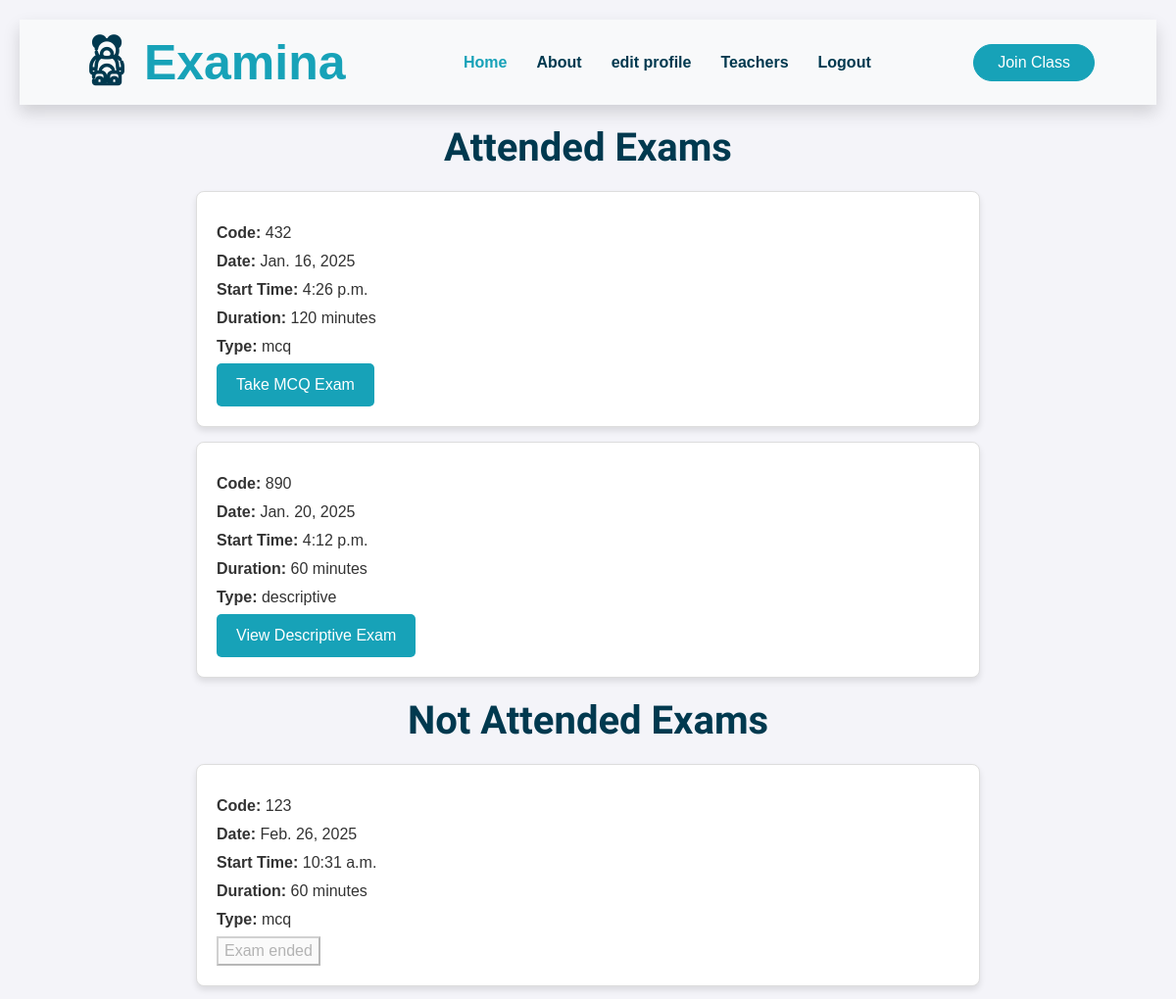
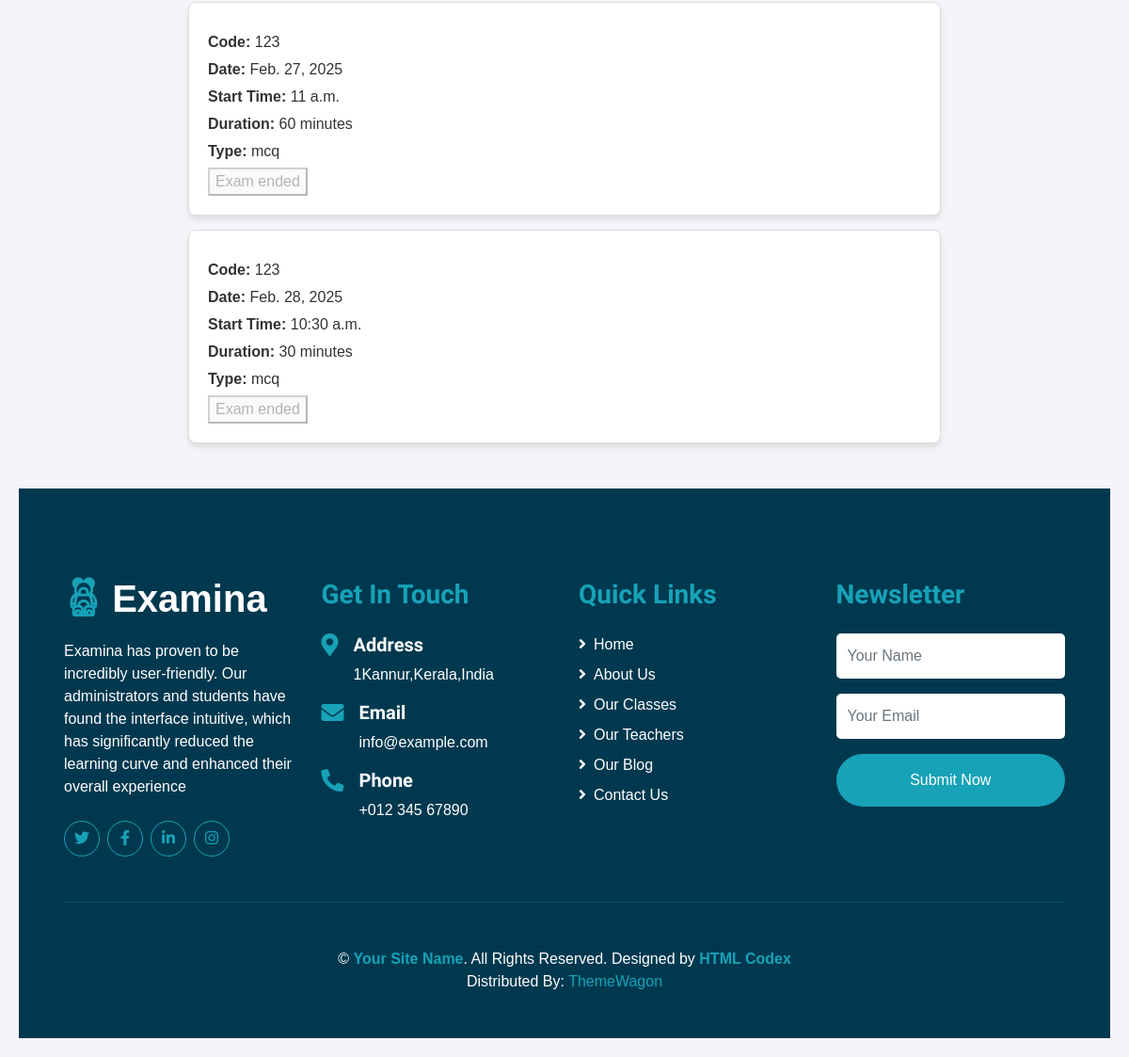
The page /student/student_exams/ (signed in) on the database its author committed (2 pictures, top to bottom).
### teacher/models.py (models this page shows, shortened)
class exam(models.Model):
    nameid=models.ForeignKey(Exam_name,on_delete=models.CASCADE,null=True)
    code=models.CharField(max_length=100)
    start=models.TimeField()
    duration=models.IntegerField()
    marks=models.IntegerField()
    type=models.CharField(max_length=100)
    grade=models.CharField(max_length=100)
    date=models.DateField()
    discp=models.CharField(max_length=200)
    sub=models.CharField(max_length=200)
    teacher=models.ForeignKey(teacher1,on_delete=models.CASCADE)
    minimum=models.IntegerField()
    status=models.CharField(max_length=20,default="pending")
    number_of_questions=models.IntegerField(default=1)

### student/views.py (the view)
# urls.py: path('student_exams/', views.student_exams, name='student_exams'),
@login_required
def student_exams(request):
    student1 = student.objects.get(user=request.user)
    grade = student1.grade
    exams = exam.objects.filter(grade=grade)
    attended_mcq_exam_ids = StudentAnswer.objects.filter(student=student1).values_list('mcq__exam', flat=True).distinct()
    attended_desc_exam_ids = DescriptiveAnswer.objects.filter(student=student1).values_list('descriptive__exam', flat=True).distinct()
    attended_exam_ids = set(attended_mcq_exam_ids).union(attended_desc_exam_ids)
    attended_exams = exams.filter(id__in=attended_exam_ids)
    not_attended_exams = exams.exclude(id__in=attended_exam_ids)
    current_datetime =localtime(now())
    current_date = current_datetime.date()
    current_time = current_datetime.time().replace(microsecond=0)
    print(f"Current Date: {current_date}, Current Time: {current_time}")
    for exam_obj in not_attended_exams:
            exam_start = exam_obj.start
            exam_date = exam_obj.date  # Ensure correct date is used
            exam_start_datetime = datetime.combine(exam_date, exam_start)  # Full datetime
            exam_end_datetime = exam_start_datetime + timedelta(minutes=exam_obj.duration)  # Add duration
            exam_end = exam_end_datetime.time()  #Extract time
            if current_date < exam_date or (current_date == exam_date and current_time < exam_start):
                exam_obj.status_text = "Exam not started"
                exam_obj.show_link = False  # Disable exam link
            elif current_date == exam_date and exam_start <= current_time < exam_end:
                exam_obj.status_text = "Take Exam"
                exam_obj.show_link = True  #Enable exam link
            else:
                exam_obj.status_text = "Exam ended"
                exam_obj.show_link = False  #Disable exam link
    context = {
            'attended_exams': attended_exams,
            'not_attended_exams': not_attended_exams,
            'current_datetime': current_datetime,
    }
    return render(request, 'student/student_exams.html', context)

### templates/student/student_exams.html (shortened to what this page needs)
{% extends 'student/student_base.html' %}
{% load static %}
{% block content %}
<!DOCTYPE html>
<html lang="en">
<head>
</head>
<body class="exam-page">
    <h1>Attended Exams</h1>
    <ul class="exam-list">
        {% for exam in attended_exams %}
        <li class="exam-item">
            <p><strong>Code:</strong> {{ exam.code }}</p>
            <p><strong>Date:</strong> {{ exam.date }}</p>
            <p><strong>Start Time:</strong> {{ exam.start }}</p>
            <p><strong>Duration:</strong> {{ exam.duration }} minutes</p>
            <p><strong>Type:</strong> {{ exam.type }}</p>
            {% if exam.type == "mcq" %}
            <a href="{% url 'student_exams_detail' exam.id %}" onclick="goFullscreen(event, this.href)">Take MCQ Exam</a>
            {% else %}
            <a href="{% url 'student_exams_detail2' exam.id %}">View Descriptive Exam</a>
            {% endif %}
        </li>
        {% empty %}
        <p class="empty-msg">You haven't attended any exams yet.</p>
        {% endfor %}
    </ul>
    <h1>Not Attended Exams</h1>
    <ul class="exam-list">
        {% for exam in not_attended_exams %}
        <li class="exam-item">
            <p><strong>Code:</strong> {{ exam.code }}</p>
            <p><strong>Date:</strong> {{ exam.date }}</p>
            <p><strong>Start Time:</strong> {{ exam.start }}</p>
            <p><strong>Duration:</strong> {{ exam.duration }} minutes</p>
            <p><strong>Type:</strong> {{ exam.type }}</p>
            {% if exam.show_link %}
        {% if exam.type == "mcq" %}
            <a href="{% url 'student_exams_detail' exam.id %}" onclick="goFullscreen(event, this.href)">Take MCQ Exam</a>
        {% else %}
            <a href="{% url 'student_exams_detail2' exam.id %}">View Descriptive Exam</a>
        {% endif %}
    {% else %}
        <button disabled>{{ exam.status_text }}</button>
    {% endif %}
        </li>
        {% empty %}
        <p class="empty-msg">You haven't been assigned any exams yet.</p>
        {% endfor %}
    </ul>
</body>
</html>
{% endblock %}

### templates/student/student_exams.html (style rules this page uses)
.exam-page { font-family: Arial, sans-serif; margin: 0; padding: 20px; background-color: #f4f4f9; color: #333; }
.exam-page h1 { text-align: center; margin: 20px 0; }
.exam-list { list-style-type: none; padding: 0; margin: 0; }
.exam-item { background-color: #ffffff; margin: 15px auto; padding: 20px; border: 1px solid #ddd; border-radius: 8px; max-width: 800px; box-shadow: 0 4px 6px rgba(0, 0, 0, 0.1); }
.exam-item p { margin: 5px 0; }
.exam-item a { display: inline-block; text-decoration: none; background-color: #17a2b8; color: white; padding: 10px 20px; border-radius: 5px; transition: background-color 0.3s ease; }

### rows shown on the page
exam: code "432", date "Jan. 16, 2025", start "4:26 p.m.", duration "120", type "mcq", shows "Take MCQ Exam"
exam: code "890", date "Jan. 20, 2025", start "4:12 p.m.", duration "60", type "descriptive", shows "View Descriptive Exam"
exam: code "123", date "Feb. 26, 2025", start "10:31 a.m.", duration "60", type "mcq", status_text "Exam ended"
exam: code "123", date "Feb. 27, 2025", start "11 a.m.", duration "60", type "mcq", status_text "Exam ended"
exam: code "123", date "Feb. 28, 2025", start "10:30 a.m.", duration "30", type "mcq", status_text "Exam ended"
